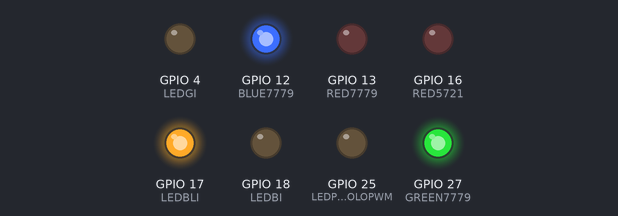
A sketch run on a simulated ESP32. Shown: output pins drawn as LEDs (lit = HIGH). What the sketch prints to the serial monitor is not drawn.

Above: at 0.2 s.
At 1.7 s:
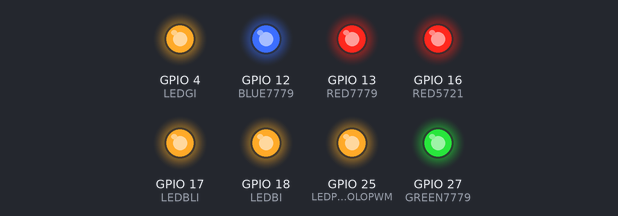
Timing chart, 0 to 3.0 s (numbered marks = the images above):
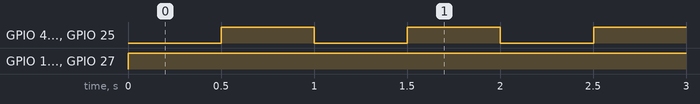

The sketch:

ESP32_BLINK_VISIBLE_LED_001.ino
```cpp
/*
  ESP32_BLINK_LED_001
  GOAL OF TH SKETCH: With this Sketch you will test all the leds visable on the BOARD
  DIGITAL LIGHT SENSOR SFH5721M SFH7779 AND PICCOLO
    Rewrite of classic Blink sketch for ESP32
  Using LED on pin 4,11,13,15,16,17,18,25
  Please add to Preferences:  Get into --> File --> Preferences
  Additional Boards Manager URLs: https://github.com/espressif/arduino-esp32.git

  ROBERTO GONZALEZ HUERTA
*/

//LED RGB up close to SFH5721
int LEDGI = 4;
int RED5721 = 16;
int LEDBI = 18;
//LED Blue Skylab Logo
int LEDBLI = 17;
//LED WHITE PICCOLO PWM/DAC
int LEDPICCOLOPWM = 25;
//LED RGB down close to SFH7779
int GREEN7779 = 27;
int RED7779 = 13;
int BLUE7779 = 12;


void setup()
{
   //LED RGB up close to SFH5721
    pinMode(LEDGI, OUTPUT);
    pinMode(RED5721, OUTPUT);
    pinMode(LEDBI, OUTPUT);
    //LED Blue Skylab Logo
    pinMode(LEDBLI, OUTPUT);
    //LED WHITE PICCOLO PWM/DAC
    pinMode(LEDPICCOLOPWM, OUTPUT);
    //LED RGB down close to SFH7779
    pinMode(GREEN7779, OUTPUT);
    pinMode(RED7779, OUTPUT);
    pinMode(BLUE7779, OUTPUT);

    // Serial monitor setup
    Serial.begin(115200);

}

void loop()
{
    Serial.print("RGB ON SFH5721");
    //LED RGB up close to SFH5721
    digitalWrite(LEDGI, LOW);
    digitalWrite(RED5721, LOW);
    digitalWrite(LEDBI, LOW);
    Serial.print("SKYLAB BLUE LOGO");
    //SKYLAB BLUE LOGO
    digitalWrite(LEDBLI, HIGH);
    Serial.print("LED WHITE ON PICCOLO SECTION");
    // WHITE LED PICCOLO
    digitalWrite(LEDPICCOLOPWM, LOW);
    Serial.print("RGB ON SFH7779");
    //LED RGB down close to SFH7779
    digitalWrite(GREEN7779, HIGH);
    digitalWrite(RED7779, LOW);
    digitalWrite(BLUE7779, HIGH);

    delay(500);

    Serial.print("RGB ON SFH5721");
    //LED RGB up close to SFH5721
    digitalWrite(LEDGI, HIGH);
    digitalWrite(RED5721, HIGH);
    digitalWrite(LEDBI, HIGH);
    Serial.print("SKYLAB BLUE LOGO");
    //BLUE LOGO
    digitalWrite(LEDBLI, HIGH);
    Serial.print("LED WHITE ON PICCOLO SECTION");
    // WHITE LED PICCOLO
    digitalWrite(LEDPICCOLOPWM, HIGH);
    //LED RGB down close to SFH7779
    digitalWrite(GREEN7779, HIGH);
    digitalWrite(RED7779, HIGH);
    digitalWrite(BLUE7779, HIGH);


    delay(500);
}
```

Measured:
- by itself, GPIO 12 (BLUE7779), GPIO 17 (LEDBLI), GPIO 27 (GREEN7779): LOW → HIGH at 0.00 s
- by itself, GPIO 4 (LEDGI), GPIO 13 (RED7779), GPIO 16 (RED5721), GPIO 18 (LEDBI), GPIO 25 (LEDPICCOLOPWM): alternates HIGH for 0.50 s and LOW for 0.50 s
